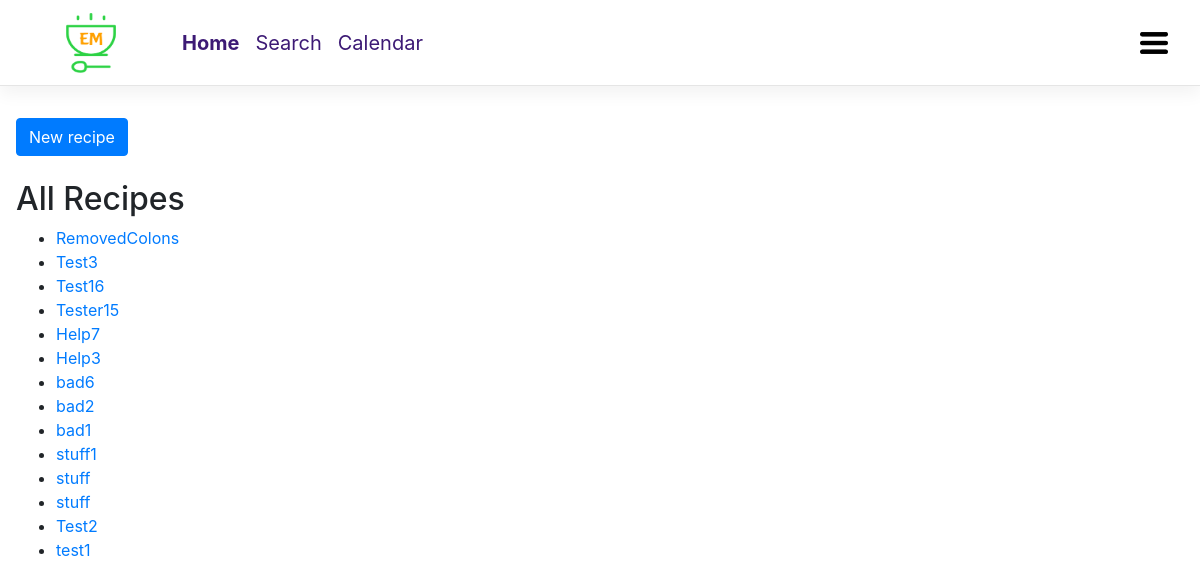
/registration/recipes, run on the app's committed database.
### em_website/models.py (models this page shows, shortened)
class Recipe(models.Model):
    DIFFICULTY_EASY = 1
    DIFFICULTY_MEDIUM = 2
    DIFFICULTY_HARD = 3
    DIFFICULTIES = (
        (DIFFICULTY_EASY, u'easy'),
        (DIFFICULTY_MEDIUM, u'normal'),
        (DIFFICULTY_HARD, u'hard'),
    )
    title = models.CharField(u'Title', max_length=255)
    slug = models.SlugField(unique=True)
    ingredients = models.TextField(u'Ingredients',
        help_text=u'One ingredient per line')
    preparation = models.TextField(u'Preparation')
    time_for_preparation = models.IntegerField(u'Preparation time',
        help_text=u'How many minutes will it take?', blank=True, null=True,default = 15)
    number_of_portions = models.PositiveIntegerField(u'Number of portions',default = 1)
    difficulty = models.SmallIntegerField(u'Difficulty',
        choices=DIFFICULTIES, default=DIFFICULTY_MEDIUM)
    category = models.ManyToManyField(Category, verbose_name=u'Categories')
    author = models.ForeignKey(User,on_delete = models.CASCADE, verbose_name=u'Author')
    date_created = models.DateTimeField(editable=False)
    date_updated = models.DateTimeField(editable=False)
    class Meta:
        verbose_name = u'Recipe'
        verbose_name_plural = u'Recipes'
        ordering = ['-date_created']

### em_website/views.py (the view)
def index2(request):
    queryset = Recipe.objects.all()
    context = {
        "object_list": queryset
    }
    return render(request,'index2.html',context)

### templates/index2.html (shortened to what this page needs)
{% extends "base.html" %}
{% block navbar_Content %}
    <li class="nav-item active">
        <a class="nav-link" href="{% url 'em_home' %}">Home</a>
    </li>
    <li class="nav-item">
        <a class="nav-link" href="{% url 'em_search' %}">Search</a>
    </li>
    <li class="nav-item">
        <a class="nav-link" href="#">Calendar</a>
    </li>
{% endblock %}
{% block content %}
<div class="mb-4">
  <a href="{% url 'new_recipe'  %}" class="btn btn-primary">New recipe</a>
</div>
<h2>All Recipes</h2>
<ul>
    {% for recipe in object_list%}
    <li><a href="/em_website/recipes/{{ recipe.slug }}/">{{ recipe.title }}</a></li>
    {% endfor %}
</ul>
{% endblock %}

### templates/base.html (style rules this page uses)
.bd-navbar .navbar-nav .nav-link { padding-right: .5rem; padding-left: .5rem; color: #3d1a75 !important; }
.bd-navbar .active a { font-weight: 300; font-weight: bold; }
.nav-item { font-size: 20px; }

### data on the page
Recipe: title "RemovedColons"
Recipe: title "Test3"
Recipe: title "Test16"
Recipe: title "Tester15"
Recipe: title "Help7"
Recipe: title "Help3"
Recipe: title "bad6"
Recipe: title "bad2"
Recipe: title "bad1"
Recipe: title "stuff1"
Recipe: title "stuff"
Recipe: title "stuff"
Recipe: title "Test2"
Recipe: title "test1"
